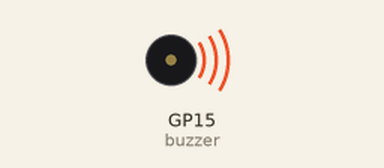
Recording of a program running on a simulated Raspberry Pi Pico running MicroPython. Shown: buzzer (waves = sounding). At 28.9 s the program stops and its outputs stay as they are.

Above: at 0.1 s.
At 28.9 s:
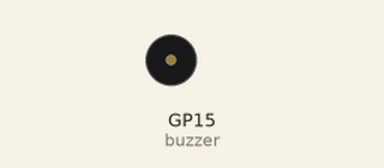
Timing chart, 0 to 30.4 s (numbered marks = the images above):
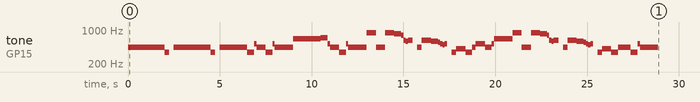

The program:

main.py
```python
# importa el listado de notas de la rasberry, es un archivo de python que define las freciencias de cada nota
from notas import *    #  <<<---Este archivo debe estar guardado en la memoria de la raspberry

from machine import Pin, PWM
from utime import sleep

#definición del pin donde se conecta el buzzer
buzzer = PWM(Pin(15))

# este es el tiempo de la canción, con él se puede hacer mas lento o rápido la canción
tempo = 120

# array con la canción , el primer elemento es la nota y el segundo es el tiempo de espera de cada nota
# esto tiene una profundidad musical que yo no quiero investigar, pero
# sé que los negativos duran menos que una nota normal <---cosas raras de musica, si alguien sabe, me explica <---gracias!
ImperialMarch = [
    "NOTE_A4",-4, "NOTE_A4",-4, "NOTE_A4",16, "NOTE_A4",16, "NOTE_A4",16, "NOTE_A4",16, "NOTE_F4",8, "REST",8,
"NOTE_A4",-4, "NOTE_A4",-4, "NOTE_A4",16, "NOTE_A4",16, "NOTE_A4",16, "NOTE_A4",16, "NOTE_F4",8, "REST",8,
"NOTE_A4",4, "NOTE_A4",4, "NOTE_A4",4, "NOTE_F4",-8, "NOTE_C5",16,

"NOTE_A4",4, "NOTE_F4",-8, "NOTE_C5",16, "NOTE_A4",2,
"NOTE_E5",4, "NOTE_E5",4, "NOTE_E5",4, "NOTE_F5",-8, "NOTE_C5",16,
"NOTE_A4",4, "NOTE_F4",-8, "NOTE_C5",16, "NOTE_A4",2,

"NOTE_A5",4, "NOTE_A4",-8, "NOTE_A4",16, "NOTE_A5",4, "NOTE_GS5",-8, "NOTE_G5",16,
"NOTE_DS5",16, "NOTE_D5",16, "NOTE_DS5",8, "REST",8, "NOTE_A4",8, "NOTE_DS5",4, "NOTE_D5",-8, "NOTE_CS5",16,

"NOTE_C5",16, "NOTE_B4",16, "NOTE_C5",16, "REST",8, "NOTE_F4",8, "NOTE_GS4",4, "NOTE_F4",-8, "NOTE_A4",-16,
"NOTE_C5",4, "NOTE_A4",-8, "NOTE_C5",16, "NOTE_E5",2,

"NOTE_A5",4, "NOTE_A4",-8, "NOTE_A4",16, "NOTE_A5",4, "NOTE_GS5",-8, "NOTE_G5",16,
"NOTE_DS5",16, "NOTE_D5",16, "NOTE_DS5",8, "REST",8, "NOTE_A4",8, "NOTE_DS5",4, "NOTE_D5",-8, "NOTE_CS5",16,

"NOTE_C5",16, "NOTE_B4",16, "NOTE_C5",16, "REST",8, "NOTE_F4",8, "NOTE_GS4",4, "NOTE_F4",-8, "NOTE_A4",-16,
"NOTE_A4",4, "NOTE_F4",-8, "NOTE_C5",16, "NOTE_A4",2,
]

def playtone(frequency):
    """ define la frecuencia de trabajo del pin PWM
        recibe el valor de frecuencia a la que suena cada tono
    """
    buzzer.duty_u16(10000)
    buzzer.freq(frequency)

def bequiet():
    """funcion que define la frecuencia en cero, es decir, para la señal PWM"""
    buzzer.duty_u16(0)

def playsong(mysong):
    """función para reproducir la canción
        recibe la lista que es definida por una nota y su duración
        reproduce la canción en cada instante
    """

    wholenote = (60000 * 4) / tempo
    for i in list(range(0,len(mysong),2)): #recorre el listado de la canción

        #primer if define la nota que se debe reproducir
        if mysong[i] == "REST":  # rest es para deterner la reproducción de sonido
            bequiet()
        else:
            playtone(tones[mysong[i]])

        #segundo if define el tiempo que debe durar la nota
        if mysong[i+1] > 0:
            sleep(wholenote / (abs(mysong[i+1])*1000))
        else:
            sleep((wholenote / (abs(mysong[i+1])*1000))*1.5)

    bequiet()

if __name__ == "__main__":  #entry point

    playsong(ImperialMarch)
```

notas.py
```python
#listado de notas

tones = {
"NOTE_B0":31,
"NOTE_C1":33,
"NOTE_CS1":35,
"NOTE_D1":37,
"NOTE_DS1":39,
"NOTE_E1":41,
"NOTE_F1":44,
"NOTE_FS1":46,
"NOTE_G1":49,
"NOTE_GS1":52,
"NOTE_A1":55,
"NOTE_AS1":58,
"NOTE_B1":62,
"NOTE_C2":65,
"NOTE_CS2":69,
"NOTE_D2":73,
"NOTE_DS2":78,
"NOTE_E2":82,
"NOTE_F2":87,
"NOTE_FS2":93,
"NOTE_G2":98,
"NOTE_GS2":104,
"NOTE_A2":110,
"NOTE_AS2":117,
"NOTE_B2":123,
"NOTE_C3":131,
"NOTE_CS3":139,
"NOTE_D3":147,
"NOTE_DS3":156,
"NOTE_E3":165,
"NOTE_F3":175,
"NOTE_FS3":185,
"NOTE_G3":196,
"NOTE_GS3":208,
"NOTE_A3":220,
"NOTE_AS3":233,
"NOTE_B3":247,
"NOTE_C4":262,
"NOTE_CS4":277,
"NOTE_D4":294,
"NOTE_DS4":311,
"NOTE_E4":330,
"NOTE_F4":349,
"NOTE_FS4":370,
"NOTE_G4":392,
"NOTE_GS4":415,
"NOTE_A4":440,
"NOTE_AS4":466,
"NOTE_B4":494,
"NOTE_C5":523,
"NOTE_CS5":554,
"NOTE_D5":587,
"NOTE_DS5":622,
"NOTE_E5":659,
"NOTE_F5":698,
"NOTE_FS5":740,
"NOTE_G5":784,
"NOTE_GS5":831,
"NOTE_A5":880,
"NOTE_AS5":932,
"NOTE_B5":988,
"NOTE_C6":1047,
"NOTE_CS6":1109,
"NOTE_D6":1175,
"NOTE_DS6":1245,
"NOTE_E6":1319,
"NOTE_F6":1397,
"NOTE_FS6":1480,
"NOTE_G6":1568,
"NOTE_GS6":1661,
"NOTE_A6":1760,
"NOTE_AS6":1865,
"NOTE_B6":1976,
"NOTE_C7":2093,
"NOTE_CS7":2217,
"NOTE_D7":2349,
"NOTE_DS7":2489,
"NOTE_E7":2637,
"NOTE_F7":2794,
"NOTE_FS7":2960,
"NOTE_G7":3136,
"NOTE_GS7":3322,
"NOTE_A7":3520,
"NOTE_AS7":3729,
"NOTE_B7":3951,
"NOTE_C8":4186,
"NOTE_CS8":4435,
"NOTE_D8":4699,
"NOTE_DS8":4978,

}
```

Measured:
- by itself, tone on GP15 (buzzer): plays 440 Hz for 2.0 s, 349 Hz for 0.25 s, 440 Hz for 2.0 s, 349 Hz for 0.25 s, 440 Hz for 1.5 s, 349 Hz for 0.38 s … (63 notes in this stretch)
